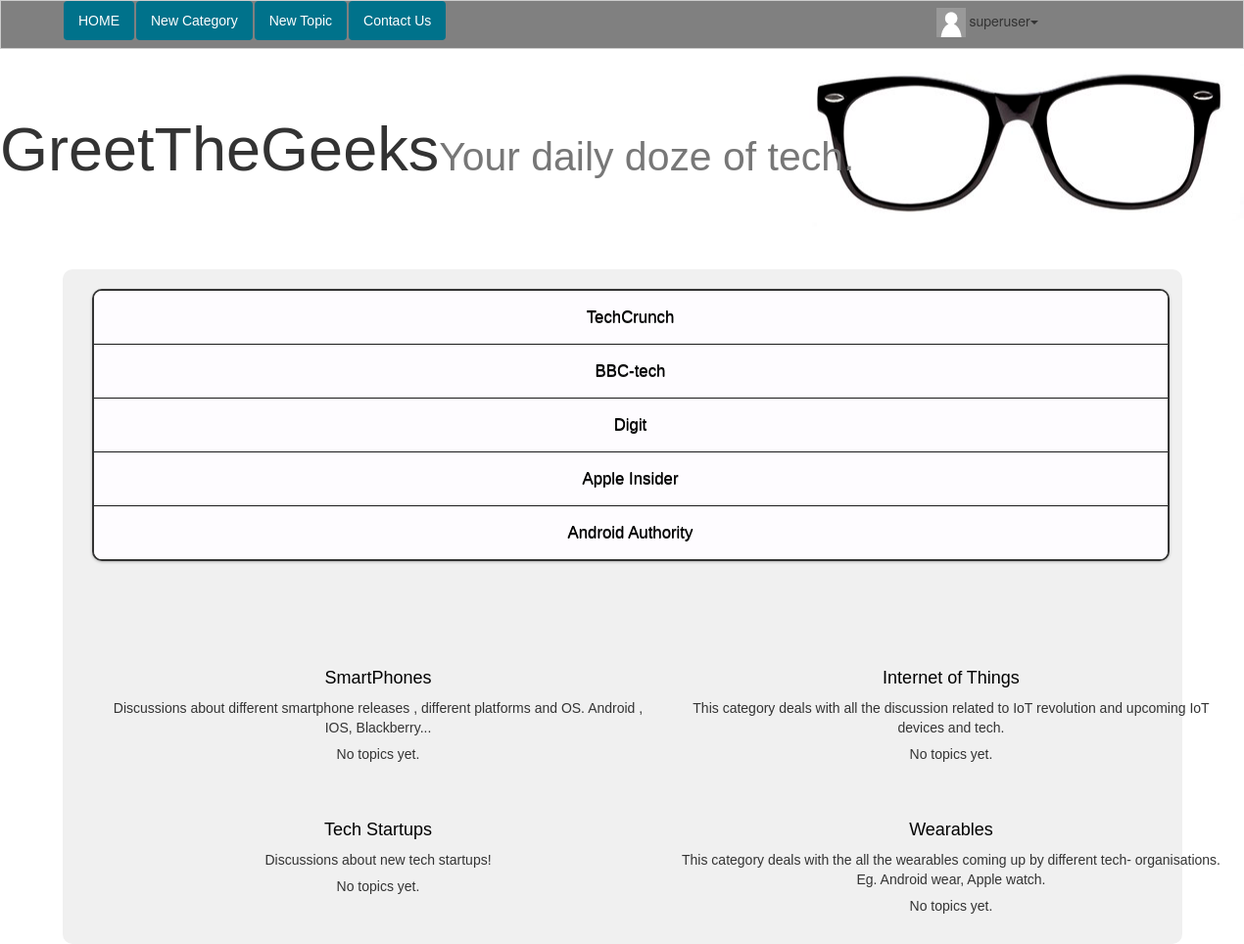
/index.php (signed in), run on the app's committed database.
### tables this page shows
CREATE TABLE IF NOT EXISTS `categories` (
  `id` int(8) NOT NULL AUTO_INCREMENT,
  `name` varchar(255) NOT NULL,
  `description` varchar(255) NOT NULL,
  `last_update` timestamp NOT NULL DEFAULT CURRENT_TIMESTAMP,
  PRIMARY KEY (`id`),
  UNIQUE KEY `cat_name_unique` (`name`)
);

### config.php (called while the page is built, shortened)
<?php
$config['server'] = 'localhost';
$config['db'] = 'forumdb';
$config['user'] = 'root' ;
$config['pass'] = '';
$config['url'] = '/geekportal';

### index.php (the view, shortened to what this page needs)
<?php
include 'header.php';
?>
        <div class="accordion">
            <div class="accordion-section">
                            <div  class="accordion-section-title" id="accordion-1" >TechCrunch</div>
            </div>
            <div class="accordion-section">
                <div  class="accordion-section-title" id="accordion-2" name="bbc" >BBC-tech</div>
            </div>
            <div class="accordion-section">
                <div  class="accordion-section-title" id="accordion-3" name="digit" >Digit</div>
            </div>
            <div class="accordion-section">
                <div  class="accordion-section-title" id="accordion-4" name="sciencedump" >Apple Insider</div>
            </div>
            <div class="accordion-section">
                <div  class="accordion-section-title" id="accordion-5" name="androidauthority">Android Authority</div>
            </div>
        </div>
<?php
$sql="SELECT categories.id,categories.name,categories.description FROM categories ORDER BY categories.last_update desc";
$result=  mysql_query($sql);
if(!$result)
{
    echo "<div><p>The categories could not be displayed, try again.</p></div>";
}
else
{
    $num_rows = mysql_num_rows($result);
    if($num_rows == 0)
    {
        echo 'No categories defined yet.<a href="create_category.php">Create</a> one?';
    }
    else
    {
?>
        <div class="container" style="margin-top: 60px">
<?php
        $row_ctr=1;
        while($rows =  mysql_fetch_assoc($result))
        {
            if( (($row_ctr - 1) % 2) == 0 ){
                echo "<div class='row'>";
            }
            $cat_id = $rows['id']
?>
    <div class="col-md-6 cat-display">
        <h4><a href=<?php echo "category.php?id=$cat_id"; ?> > <?php echo $rows['name']; ?></a></h4>
        <?php echo $rows['description']; ?>
        <?php
            $topic_sql="SELECT topics.id,topics.subject,topics.date,topics.cat FROM topics WHERE topics.cat=".$rows['id']." ORDER BY topics.date desc LIMIT 1";
            $topic_result=mysql_query($topic_sql);
        echo "<span class='topic-display'>";
        if( mysql_num_rows($topic_result)==0)
        {
            echo '<h5>No topics yet.</h5>';
        }
            echo '</div>';
            if( ($row_ctr % 2) == 0 || ($row_ctr == $num_rows) ){
                echo "</div> ";
            }
?>
<?php
            $row_ctr++;
        }
        echo '</div> ';
    }
}
?>
<?php
include 'footer.php';
?>

### header.php (shortened to what this page needs)
<?php
require_once('config.php');
?>
<!DOCTYPE html>
<html>
    <head>
        <link rel="stylesheet" href="http://maxcdn.bootstrapcdn.com/bootstrap/3.3.6/css/bootstrap.min.css">
        <link rel=stylesheet href="css/style.css" />
        <link rel=stylesheet href="css/accordionstyle.css" />
    </head>
    <body>
                <div id="header" >
                <div id="menu" class="container">
                <div class="row">
                <div class="col-sm-9">
                <ul class="nav nav-pills">
                    <li><a class="item" href="index.php">HOME</a></li>
<?php
                if(''.$_SERVER['SCRIPT_NAME'].'' != addslashes($config['url']."/signup.php") && ''.$_SERVER['SCRIPT_NAME'].''!=addslashes($config['url']."/sign_in.php"))
                {
                ?>
                    <?php if($_SESSION['user_level']== ADMIN_USER) { ?>
                         <li><a class="item" href="create_category.php">New Category</a></li>
                    <?php } ?>
                         <li><a class="item" href="create_topic.php">New Topic</a></li>
                <?php } ?>
                        <li><a class="item" href="contact.php">Contact Us</a></li>
                </ul>
                </div>
                <div class="col-sm-3">
                <ul class="nav nav-pills userbar">
<?php
                 if( $_SESSION['signed_in'] ){ ?>
                            <li class="dropdown">
                                <label class="dropdown-toggle btn" data-toggle="dropdown">
                                <img class="dp-thumbnail"  src=<?php echo $_SESSION['user_dp'] ?> />
                                <?php echo $_SESSION['user_name']; ?><span class="caret"></span>
                                </label>
                            </li>
                <?php
                    }
                    else{
                        ?>
                        <li><a href="sign_in.php"><div class="btn btn-default">Sign In</div></a></li>
                        <li><a href="signup.php"><div class="btn btn-default">Sign Up</div></a></li>
                <?php   }   ?>
                </ul>
                </div>
            </div>
                </div>
                </div>
            <div class="wrapper">
<?php if(''.$_SERVER['SCRIPT_NAME'].'' == addslashes($config['url']."/index.php")){ ?>
                <div class="jumbotron">
                <h1>GreetTheGeeks<small>Your daily doze of tech.</small></h1>
                </div>
 <?php } ?>
            <div id="content" class="container" >

### footer.php (shortened to what this page needs)
</div>
</div>
</body>
</html>

### css/style.css (style rules this page uses)
body { margin: 0; padding: 0; width: 100%; background: white; text-align: center; }
.jumbotron { background-image: url("/geekportal/img/geekbg.jpg"); background-repeat: no-repeat; background-color: white; background-position: right; text-align: left; font-family: 'lato' ; }
#content { background: #F0F0F0; border-radius: 10px; font-family: Arial; padding : 20px 30px; text-align: left; width : 90%; }
#header { background: #808080; width: 100%; top: 0px; height: 50px; border: 1px solid #CCC; }
#menu { display: inline-block; }
#menu li { list-style: none; }
h1 { font-family: Arial; }
.item { background-color: #00728B; border : 1px solid #0324272; color: #FFF; font-family: Arial; padding : 3px; }
.dp-thumbnail { max-height: 30px; max-height: 30px; }

### css/accordionstyle.css (style rules this page uses)
.accordion, .accordion * { -webkit-box-sizing:border-box; -moz-box-sizing:border-box; box-sizing:border-box; }
.accordion { width: 1100px; align: center; margin: 0px auto; text-align: center; overflow:hidden; box-shadow:0px 1px 3px rgba(0,0,0,0.25); border-radius:10px; border: 2px solid; background:#fff; }
.accordion-section-title { width:100%; padding:15px; display:inline-block; align: center; margin: 0px auto; border-bottom:1px solid #1a1a1a; background-color: #FEFCFF; transition:all linear 0.15s; font-size:1.200em; text-shadow:0px 1px 0px #1a1a1a; color: black; }
.accordion-section:last-child .accordion-section-title { border-bottom:none; }

### index.php (style rules this page uses)
.cat-display, .topic-display { border-radius: 30px; text-align: center; margin-top: 40px; }
.cat-display a , .topic-display a { color : black; }

### data on the page
categories: name "SmartPhones", description "Discussions about different smartphone releases , different platforms and OS. Android , IOS, Blackberry..."
categories: name "Internet of Things", description "This category deals with all the discussion related to IoT revolution and upcoming IoT devices and tech."
categories: name "Tech Startups", description "Discussions about new tech startups!"
categories: name "Wearables", description "This category deals with the all the wearables coming up by different tech- organisations. Eg. Android wear, Apple watch."

### other printed values
$_SESSION['user_name'] "superuser"
